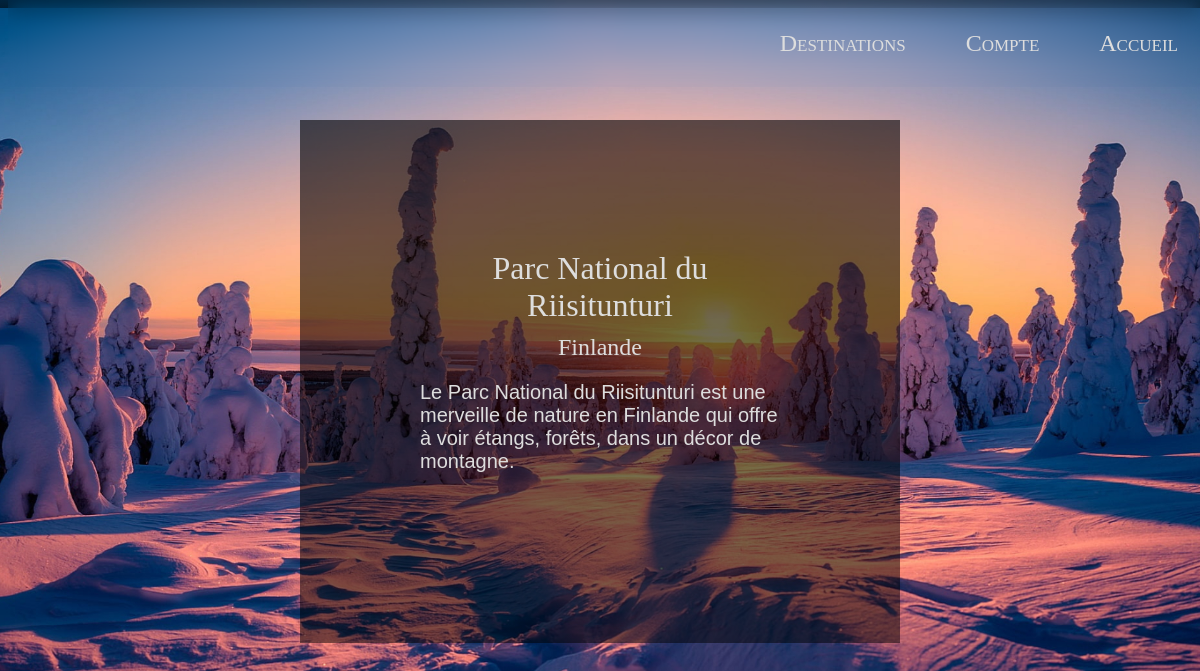
Screenshot of /destinations/detail/9 with the database file from the repository.
### destinations/models.py (models this page shows)
class Destination(models.Model):
    name = CharField(max_length = 255)
    country = ForeignKey(Country, on_delete = models.CASCADE)
    introduction = models.TextField()
    photo = models.ImageField(upload_to='static/img/')
    publisher = models.ForeignKey(User, on_delete = models.CASCADE, related_name = 'publisher')

class Country(models.Model):
    name = CharField(max_length = 255)
    region = models.ForeignKey(Region, on_delete = models.CASCADE)

### destinations/views.py (the view)
# urls.py: path('detail/<int:id>', views.Detail.as_view(), name='detail')
class Detail(TemplateView):
    template_name = 'destinations/detail.html'
    def get(self, request, id, **kwargs):
        user = request.user
        conn_user(request, user)
        destination = Destination.objects.get(id = int(id))
        if destination == None:
            return redirect('/random/pass/to/access/404')
        return render(request, self.template_name, {
            'dest': destination,
        })

### traveling/__init__.py (called while the page is built)
def conn_user(request, user, redirect_uri='/account/profile/'):
    if user is not None and user.is_active:
        login(request, user)
        return redirect(redirect_uri)

### destinations/templates/destinations/detail.html (shortened to what this page needs)
{% extends "home/base.html" %}
{% load static %}
{% block styling %}
    <link rel="stylesheet" type="text/css" href="{% static "destinations/detail.css" %}">
{% endblock styling %}
{% block content %}
        <div class="all">
            <div class="card">
                <h1>{{ dest.name }}</h1>
				<h2>{{ dest.country.name }}</h2>
                <p>{{ dest.introduction }}</p>
            </div>
        </div>
{% endblock content %}

### home/static/home/style.css (style rules this page uses)
*, *:before, *:after { -webkit-box-sizing: border-box; -moz-box-sizing: border-box; box-sizing: border-box; }
* { color: #ddd; }
h1, h2 { font-family: Georgia; margin-bottom: 10%; font-weight: lighter; }
p { font-size: 1.25rem; font-family: Helvetica; }

### destinations/static/destinations/detail.css (style rules this page uses)
div.card { box-sizing: border-box; background-image: linear-gradient(rgba(0, 0, 1, 0.6), rgba(0, 0, 1, 0.5)); padding-top: 20%; padding-bottom: 25%; padding-left: 20%; padding-right: 20%; width: 100%; }
div.all { box-sizing: border-box; display: block; position: fixed; top: 15%; left: 25%; width: 50%; }
h1, h2 { text-align: center; margin: 10px; }

### rows the page displays
Destination: name "Parc National du Riisitunturi", country.name "Finlande", introduction "Le Parc National du Riisitunturi est une merveille de nature en Finlande qui offre à voir étangs, forêts, dans un décor de montagne."
